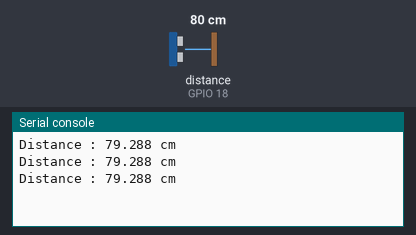
This program was run on a simulated ESP32 board running MicroPython. Shown: the last lines printed to the serial console. The inputs (shaded band) are chosen by the test bench; at power-on: distance to the obstacle (sensor on GPIO 18) 80 cm. The echo pulse lasts 58.3 µs per cm.

Above: at 1.2 s.
1.3 s: distance to the obstacle (sensor on GPIO 18) set to 2 cm
At 1.9 s:
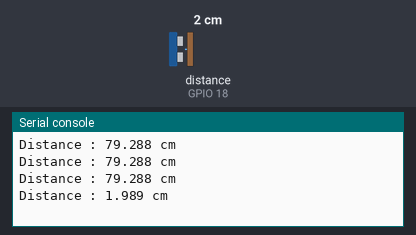
2.8 s: distance to the obstacle (sensor on GPIO 18) set to 4 cm
At 3.4 s:
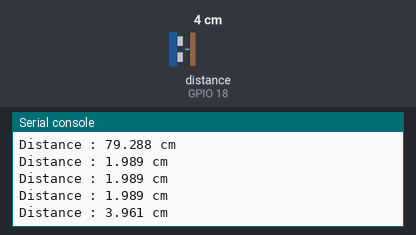
Timing chart, 0 to 5.8 s (numbered marks = the images above; inputs shaded):
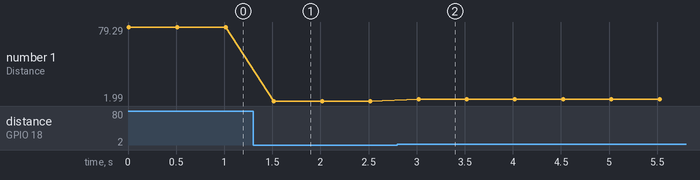

The program:

capteur_ultrason_hc-sr04.py
```python
from machine import Pin, time_pulse_us
import time

SOUND_SPEED=340 # Vitesse du son dans l'air
TRIG_PULSE_DURATION_US=10

trig_pin = Pin(5, Pin.OUT)
echo_pin = Pin(18, Pin.IN)

while True:
    # Prepare le signal
    trig_pin.value(0)
    time.sleep_us(5)
    # Créer une impulsion de 10 µs
    trig_pin.value(1)
    time.sleep_us(TRIG_PULSE_DURATION_US)
    trig_pin.value(0)

    ultrason_duration = time_pulse_us(echo_pin, 1, 30000) # Renvoie le temps de propagation de l'onde (en µs)
    distance_cm = SOUND_SPEED * ultrason_duration / 20000

    print(f"Distance : {distance_cm} cm")
    time.sleep_ms(500)
```

Measured:
- after the input at 1.3 s, the serial console: prints a new line after 0.22 s (image 1)
- after the input at 2.8 s, the serial console: prints a new line after 0.22 s (image 2)
- plotted number 1: 79.29 → 1.99 after the input at 1.3 s, 1.99 → 3.96 after the input at 2.8 s
